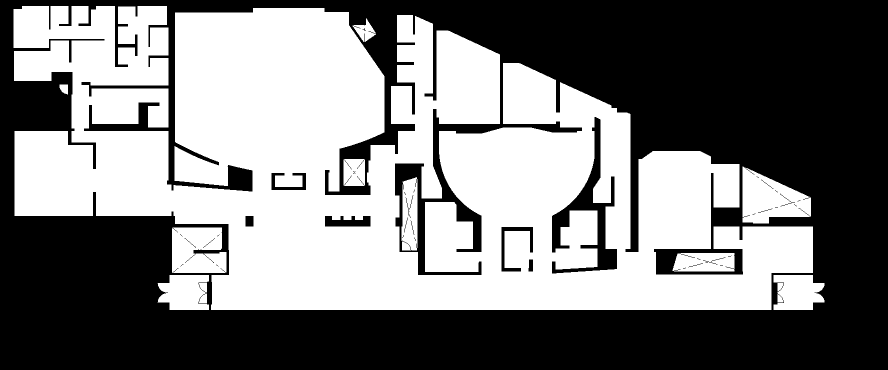
#> input picture BinaryMaps/MD_0_binary.png, 1776 x 740 px (shown at 1/2 size)
$ python Slam.py   (Python 2 division)   (older library calls are emulated)
#> lines starting #> are read from the running program, lines starting #| are printed output that depends on the picture; after the words box and inside, x2 and y2 are one past the last pixel; in counts of white or black regions, pixels touching at a corner belong together
### conv_to_bin_mat.py
from PIL import Image
import numpy as np
import os
import scipy.misc


class ConvBinMap:

	# [31 lines left out: function map_to_binary_image, not called in this run]


	@staticmethod
	def map_to_mat(map_image_path):
		""" Uses a black and white png image produced by map_to_binary_image() and converts it
			into a matrix of the same dimensions as the image (there is a one-to-one mapping
			of pixels to matrix elements).

			The white pixels (color value of 255) are converted into '0' in the new matrix.
			The black pixels (color value of 0) are converted into '1' in the new matrix.

			1 means obstacle cell
			0 means empty cell

			Takes a string as an argument (the name of the black and white image).
			Returns a numpy matrix of zeros and ones, indexed as: map_matrix[rows][cols]

		"""
#> called with map_image_path = 'BinaryMaps/MD_0_binary.png'
		map_matrix = scipy.misc.imread(map_image_path)
#> map_matrix is the input picture: shape (740, 1776); 48.9% white; 10 white regions, largest, box (x1, y1, x2, y2) and area: (27, 12, 1626, 620) 599666, (1485, 333, 1622, 447) 10078, (344, 455, 453, 546) 8934

		# map_matrix[map_matrix > 200] = 0 # no obstacle
		# map_matrix[map_matrix < 50] = 1 # obstacle

		for (x,y), value in np.ndenumerate(map_matrix):
			if map_matrix[x][y] == 255:
				map_matrix[x][y] = 0  # no obstacle
			elif map_matrix[x][y] == 0:
				map_matrix[x][y] = 1  # obstacle

		return map_matrix


# For testing with the terminal:
# [2 lines that do not run on import are left out]
	# ConvBinMap.map_to_mat('BinaryMaps/MD_0_binary.png')

### TrueMap.py
from conv_to_bin_mat import ConvBinMap

class TrueMap:

	def __init__(self, floorplan = "BinaryMaps/MD_MINI_binary.png", plan_scale = .04805):
		# Store true map. The map is indexed (0,0) in the top left with the form (y,x) (aka row, column)
		self.FLOORPLAN = floorplan
		self.TRUE_MAP = ConvBinMap.map_to_mat(floorplan) # returns np binary array of floorplan
		self.SCALE = plan_scale # meters per pixel

		# a list of tuples of legal positions
		self.LEGAL_POS = []
		rows,cols = self.TRUE_MAP.shape
#> rows = 740; cols = 1776
		for row in range(rows):
			for col in range(cols):
				if self.TRUE_MAP[row][col] != 1:
					self.LEGAL_POS.append((row,col))

		self.NUM_LEGAL_POS = len(self.LEGAL_POS)
#> self.NUM_LEGAL_POS = 642342

	def getFloorPlanFile(self):
		""" Returns the filepath to the floorplan
		"""
		return self.FLOORPLAN

	def getDimensions(self):
		""" Returns the dimensions of the map matrix in (row,col) format
		"""
		return self.TRUE_MAP.shape

	def getLegalPositions(self):
		""" Returns a list of tuples of rows and cols of all of the legal positions (elements in the
			matrix that are not equal to 1, where 1 indicates the presence of a wall or obstacle).
			e.g. self.LEGAL_POS = [(row1,col1), (row2,col2)]
		"""
		return self.LEGAL_POS

	def getTrueMap(self):
		return self.TRUE_MAP

	def getScale(self):
		return self.SCALE

	# [20 lines left out: function imposeMapLimits, not called in this run]

	def getOccupancyFraction(self):
		""" Returns the fraction of occupied (black, 1) pixels on the map
		"""
		total_pixels = self.TRUE_MAP.size
		num_legal = len(self.LEGAL_POS)
		num_occupied = total_pixels - num_legal

		return num_occupied / float(total_pixels)

### visualization.py
import matplotlib.pyplot as plt
import numpy as np

# for testing purposes
from conv_to_bin_mat import ConvBinMap
from TrueMap import TrueMap


class Visualization:
	""" Usage:
		intantiatate with Visualization()
			- can specify:
				- intiial robot coordinates using start_x and start_y
				- the floorplan image that is being used
				- the size of the robot representation
				- the size of the particle representations
				- the movement increments (1 if you want true movement, but 20 if you want faster movement)

		then use any of the functions other than 'display_plot' to specify the object/s to be drawn
		then use 'display_plot' to actually display the stuff


		Functions:
		'replot_particles' to plot particle dots

		'move_robot' to either move by keyboard command or when given a list of movements or a list of x,y coordinates

		'dart' is a function that just draws a line with specified start and stop coordinates and angle (for testing purposes)

		'display_plot' must be called after every 'replot_particles', 'move_robot', or 'dart', (or any sequential
			         combination of these) or else you wont see the updated locations

	"""


	def __init__(self, trueMap, start_x=500, start_y=200, floorplan=None, rob_size=60, part_size=6, move_incr=4):
		# Map variables ***************
		# can pass in a trueMap object or expliitly define the floorplan filepath for testing purposes
#> called with start_x = 170, start_y = 150, rob_size = 60, part_size = 6, move_incr = 4
		if floorplan is not None:
			self.FLOORPLAN = floorplan
			self.xmin = -100
			self.xmax = 1900
			self.ymin = -50
			self.ymax = 800
		else:
			self.FLOORPLAN = trueMap.getFloorPlanFile()  # the floorplan filepath
			# limits for the plot axes (in number of pixels)
			map_rows, map_cols = trueMap.getDimensions()
#> map_rows = 740; map_cols = 1776
			self.xmin = 0
			self.xmax = map_cols
#> self.xmax = 1776
			self.ymin = 0
			self.ymax = map_rows
#> self.ymax = 740

		self.IM = plt.imread(self.FLOORPLAN)  # image of the floorplan
		self.MAP_OBJ = trueMap


		# Robot variables ***************
		self.start_x = start_x  # robot's initial x coordinate
		self.start_y = start_y  # robot's initial y coordinate
		self.LAST_LOC = (start_x, start_y)  # the robot's last location (onto which the dots will be overlayed)
		self.INIT_INST = True  # whether this is the first usage of plot (important for the robot)
		self.RSIZE = rob_size  # diameter of the robot dot
		self.MOVINCR = move_incr  # the amount of pixels (matrix elements) that the robot will move
		self.MOVE_COMMS = []
		self.MOVE_COORD = []

		# Particle variables ***************
		self.PSIZE = part_size  # diameter of the particle dots
		self.PARTICLES = []  # a list of particle coordinates in (x,y) tuple form


		# Other ***************
		self.LINES = []  # a list of lists of tuples (endpoints of lines)


		print "Visualization engine initialized"


	def replot_particles(self, particlelist, numtoplot=100):
		""" Takes in a list of particle locations (one for each particle) and updates the self.PARTICLES variable:
			example: [(p1x, p1y), (p2x, p2y), (p3x, p3y)]

			Retains the locations of these particles, and updates the visual representation only when this
			function is called and given a new list of locations.

			numtoplot limits the amount of particles that are actually plotted (because plotting more particles
			makes transition time between states slower).  Default to the first 100 particles.  If there are
			fewer than numtoplot particles, then it plots all of them.
		"""
		# Overlay particles and the floorplan
		if len(particlelist) <= numtoplot:
			self.PARTICLES = particlelist
		else:
			for i in range(numtoplot):
				self.PARTICLES.append(particlelist[i])


	# [84 lines left out: functions move_robot, dart, not called in this run]


	def display_plot(self):
		""" Uses matplotlib to create a figure with the floorplan overlayed with the
			dots representing the robot and the particles.

			MUST BE CALLED AFTER EVERY CALL OF replot_particles OR move_robot.  Otherwise
			the plot will not show.

			Can be optimized to be more memory efficient, but for the time being it works.
		"""
		# must close all previous figures or else the function will eat up all the
		# computer's memory
		plt.close("all")

		# each iteration creates a new figure to give the illusion of movement
		plt.figure(figsize=(14,9))  # figsize specifies the window size (in inches)

		# the image of the floorplan onto which the dots will be overlayed
		im1 = plt.imshow(self.IM, cmap=plt.cm.gray, interpolation='nearest')

		axes = plt.gca()
		axes.set_xlim([self.xmin, self.xmax])
		axes.set_ylim([self.ymax, self.ymin])  # must be reversed in order to plot (0,0) on top left corner

		# Here's where the robot is actually plotted
		# put a blue dot, size self.RSIZE, but actually consists of only its coordinate (new_x, new_y):
		# scatter() takes values in [x][y] order (so the opposite of the numpy array ordering)
		if self.MOVE_COMMS:
			for command in self.MOVE_COMMS:
				self.move_robot(move_comm=command)
				rob_x, rob_y = self.LAST_LOC
				print "LAST_LOC: ", self.LAST_LOC
				plt.scatter(x=[rob_x], y=[rob_y], c='b', s=self.RSIZE)

			self.MOVE_COMMS = []
		elif self.MOVE_COORD:
			for coord in self.MOVE_COORD:
				self.move_robot(new_coord=coord)
				rob_x, rob_y = self.LAST_LOC
				print "LAST_LOC: ", self.LAST_LOC
				plt.scatter(x=[rob_x], y=[rob_y], c='b', s=self.RSIZE)

			self.MOVE_COORD = []
		else:
			rob_x, rob_y = self.LAST_LOC
			plt.scatter(x=[rob_x], y=[rob_y], c='b', s=self.RSIZE)

		# Here's where the particles are actually plotted
		# put a red dot, size self.PSIZE, but actually consists of only its coordinate (new_x, new_y):
		# scatter() takes values in x, y order (so the opposite of the numpy array ordering)
		if self.PARTICLES:
			for (py,px) in self.PARTICLES:
				plt.scatter(px, py, c='r', s=self.PSIZE)

			self.PARTICLES = []  # in order to make the visualization faster, it erases the particle list from memory
								 # (only plots every time replot_particles)

		# Here's where the lines are actually plotted
		# requires a list of lists of start points and end points
		if self.LINES:
			for points in self.LINES:
				(startx, starty), (endx, endy) = points
				plt.plot([startx, endx], [starty, endy], 'k-', c='g',lw=2)


		# must have block = False in order to allow for the script to continue and accept more
		# user commands
		plt.show(block=False)


	# [23 lines left out: function display_a_matrix, not called in this run]


# For testing with the terminal:
# [39 lines that do not run on import are left out]
		# [10 lines of commented-out code are left out]

### Sensor.py
# Class provides framework for simulating noisy distance sensor data. Stores an occupancy grid map as a basis for returning data
import numpy as np
import math
import random
from conv_to_bin_mat import ConvBinMap


class Sensor:

	def __init__(self, trueMap, sensor_noise = .4):
		# define sensor characteristics
#> called with sensor_noise = 0.4
		self.MAX_RANGE = 8 #meters
		self.APERTURE_ANGLE = 360 #degrees
		self.ANGULAR_RESOLUTION = 90 #degrees
		self.RANGE_RESOLUTION = trueMap.getScale() #range resolution need not be better than plan scale
		self.MAP_DIMS = trueMap.getDimensions()
#> self.MAP_DIMS = (740, 1776)
		self.MAP_OBJ = trueMap

		# determine at what specific angles the sensor will be detecting
		# theta is measured from a line coming out of the robot pointing directly right. Clockwise is positive, counterclockwise negative
		self.sensorAngles = np.linspace(-self.APERTURE_ANGLE/2, self.APERTURE_ANGLE/2, self.APERTURE_ANGLE/self.ANGULAR_RESOLUTION + 1)
		print self.sensorAngles
		for i in range(len(self.sensorAngles)):
			self.sensorAngles[i] = math.radians(self.sensorAngles[i])

		# # Store true map. The map is indexed (0,0) in the top left with the form (y,x) (aka row, column)
		# self.TRUE_MAP = ConvBinMap.map_to_mat(floorplan) #returns np binary array of floorplan
		# self.TRUE_MAP.getScale() = plan_scale # meters per pixel

		self.TRUE_MAP = trueMap.getTrueMap()
		self.MAP_SCALE = trueMap.getScale()

		self.NOISE_MODEL = sensor_noise # sensor noise is the standard deviation of a Gaussian noise model

		print "Sensor Initialized"


	# returns an np array (vector) of distances corresponding to each of the sensor angles. Returns MAX_RANGE or higher if no wall in range
	# [51 lines left out: functions getTrueDistances, getNoisyDistances, convertToRelativeCartesian, not called in this run]

	def getNoise(self):
		return self.NOISE_MODEL

	def getSensorAngles(self):
		return self.sensorAngles

### ParticleFilter.py
import numpy as np
import random
import copy
from numpy.random import choice
from numpy import ndarray
import math

class ParticleFilter:

	def __init__(self, trueMap, sensor, odometer, numParticles=1000):
		self.NUM_PARTICLES = numParticles
		self.TRUE_MAP = trueMap.getTrueMap()
		self.legalPositions = trueMap.getLegalPositions()
		self.NUM_LEGAL_POS = len(self.legalPositions)
		self.MOVEMENT_MODEL = odometer.getError()
		self.MAP_SCALE = trueMap.getScale()
		self.TRUE_SENSOR = sensor #for assigning weights to particles when wall locations are known
		self.SENSOR_NOISE = sensor.getNoise()
		self.MAP_DIMS = trueMap.getDimensions()
		self.MAP_OBJ = trueMap

		self.Particles = []  # characeristics of a particle: [position, ...]

		print "Particle filter initialized"


	# [34 lines left out: function initializeParticles, not called in this run]


	def initParticlesSpecific(self, locx, locy):
		""" Initializes a list of particles to a specific x, y location for use
		    in slam.

		    Each particle is a list of positions and other features,
		    and a particle's position is a list of the form [row,col] (or [y,x])

			Each particle position is a pixel location (equivalently, an element in the map matrix)

			If the number of legal positions is less than the default number of particles 'numParticles'
			then it redefines self.NUM_PARTICLES and distributes these uniformly only into legal positions
			(positions with no wall or obstacles)
		"""
#> called with locx = 170, locy = 150
		self.Particles = []

		if self.NUM_PARTICLES > self.NUM_LEGAL_POS:
			self.NUM_PARTICLES = self.NUM_LEGAL_POS

		# all particle locations will be the same
		i = 0
		while i < self.NUM_PARTICLES:
			self.Particles.append([[locy, locx]])
			i += 1


	# update particles according to motion model. Update after each robot movement.
	# Motion model consists of odometry reading probability distribution and legality of new position
	# [33 lines left out: functions moveParticles, weightParticles, not called in this run]


	def getParticleLocations(self):
		""" Only to be used by the visualizer class.
		    Returns a list of particle locations in (y,x) format

		    e.g. particleLocations = [(y1,x1), (y2,x2), (y3,x3)]
		"""
		particleLocations = []
		for particle in self.Particles:
			p_row, p_col = particle[0]
			particleLocations.append((p_row, p_col))  # appended in (y,x) format

		return particleLocations


	# [25 lines left out: functions gaussian, measurement_prob, not called in this run]

	def getNumParticles(self):
		return self.NUM_PARTICLES


	# [54 lines left out: functions getParticleStdDev, getParticleStdDevDirectional, getSupposedLocation, not called in this run]

### RobotMap.py
import numpy as np
import math

class RobotMap:

	def __init__(self, particleFilter, posteriorProb=0.5, start_x=170, start_y=150, dimensions=(270,240), plan_scale=.04805, sensor_noise = .5):
		# Dimension is of form (#rows, #umns)
#> called with posteriorProb = 0.511, start_x = 170, start_y = 150, dimensions = (270, 240), plan_scale = 0.0481, sensor_noise = 0.5
		self.LEARNING_RATE = .5 # weight to give new scan relative to old belief
#> self.LEARNING_RATE = 0.5
		self.MAP = np.full(dimensions, posteriorProb)
		self.SENSOR_NOISE = sensor_noise
		self.PLAN_SCALE = plan_scale
		self.part_filt = particleFilter
		self.X_MAX = dimensions[1]
		self.Y_MAX = dimensions[0]
		self.SENSOR_RANGE = 8;

	# [53 lines left out: functions updateMap, gaussian, getPixelsOnLine, not called in this run]

	def getMap(self):
		return self.MAP


### Odometry.py
# Framework for generating noisy odometry data and keeping track of actual robot position in the world.

import random
import math

class Odometry:

	def __init__(self, trueMap, start_x=500, start_y=200, error = .03):

		# actualPosition is stored as pixels! Not meters!
		self.actualPosition = [start_y, start_x];  # in row, col format
		self.ERROR = error # this is given as the standard deviation of Gaussian noise per meter
		self.TRUE_MAP = trueMap.getTrueMap()
		self.SCALE = trueMap.getScale()
		self.MAP_OBJ = trueMap

		print "Odometer Initialized"


	# Updates the actual pose based on a movement command and returns a pose delta based on noisy odometry data.
	# Delta should be a list of the values to add to the current pose [y, x]
	# Returns None if the move would put the robot through a wall.
	# [17 lines left out: function updatePosition, not called in this run]

	def getActualPosition(self):
		return self.actualPosition

	def getError(self):
		return self.ERROR

### Slam.py
from Odometry import Odometry
from ParticleFilter import ParticleFilter
from Sensor import Sensor
from TrueMap import TrueMap
from visualization import Visualization
import time
import math
from RobotMap import RobotMap


if __name__ == '__main__':

	# Initialize ***

	# coordinates in the middle of a room
	initx = 170
	inity = 150

	the_true_map = TrueMap(floorplan='BinaryMaps/MD_0_binary.png')

	# the_true_map = TrueMap()
	viz = Visualization(the_true_map, start_x=initx, start_y=inity)
	sensor = Sensor(the_true_map)
	odom = Odometry(the_true_map, start_x=initx, start_y=inity)
	part_filt = ParticleFilter(the_true_map, sensor, odom, numParticles=100)
	part_filt.initParticlesSpecific(initx, inity)

	the_robot_map = RobotMap(part_filt, posteriorProb=the_true_map.getOccupancyFraction())


	scale = 7  # number of pixels to move each time a movement is given
	# assuming a move command represents a 1 pixel move
	moveCommandDeltas = {'a':(0, -scale), 'w':(-scale, 0), 's':(scale, 0),'d':(0, scale), 'aw':(-scale, -scale), 'wa':(-scale,-scale),
						'wd':(-scale, scale) , 'dw':(-scale, scale) , 'sd':(scale,scale), 'ds':(scale,scale),
						'as':(scale, -scale), 'sa':(scale, -scale)}

	# Do some stuff ***
	viz.replot_particles(part_filt.getParticleLocations())
	viz.display_plot()
#> in display_plot, `plt.show(block=False)`:
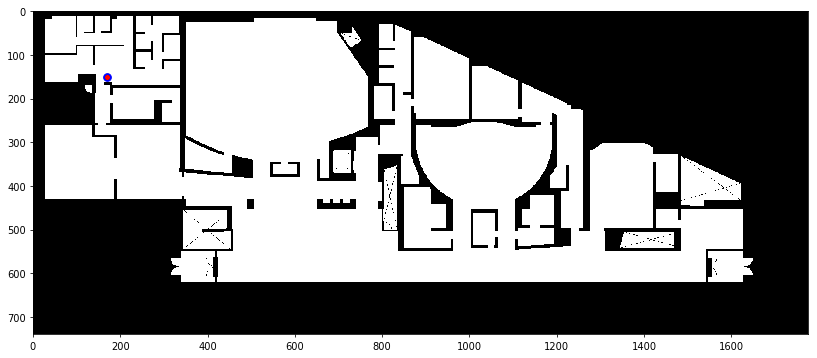
#> figure drawn by matplotlib, 1 panel

	step_count = 0

	while True:
#> (the run stopped early here; a loop or call above may not have finished)

$ run again, with MD_0_bw.png copied over BinaryMaps/MD_0_binary.png
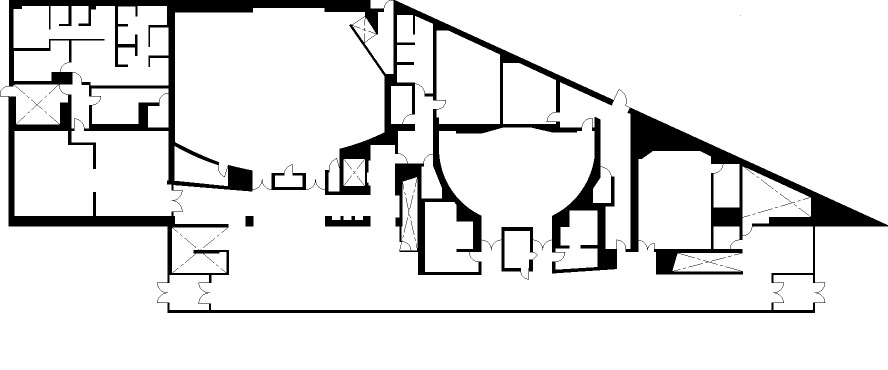
#> input picture MD_0_bw.png, 1776 x 740 px (shown at 1/2 size)
#> in map_to_mat, map_matrix is the input picture: shape (740, 1776); 89.2% white; 42 black regions (26 under 20 px), largest, box (x1, y1, x2, y2) and area: (0, 0, 1776, 626) 139729, (650, 432, 741, 453) 1519, (491, 432, 507, 453) 336
#> the loop in map_to_mat, `for (x,y), value in np.ndenumerate(map_matrix):` made 1314240 passes
#> value on passes 1 to 3: 255, 255, 255
#> after the loop in map_to_mat, `for (x,y), value in np.ndenumerate(map_matrix):`:
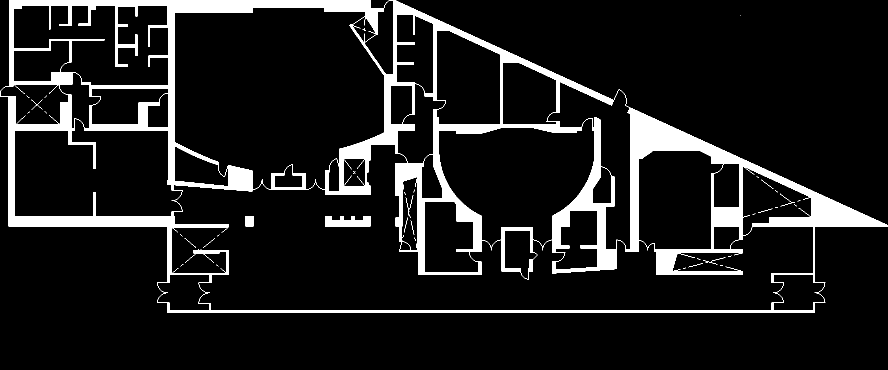
#> map_matrix: shape (740, 1776) (shown at 1/2 size); values 0 (black) and 1 (white), 10.8% white; 42 white regions (26 under 20 px), largest, box (x1, y1, x2, y2) and area: (0, 0, 1776, 626) 139729, (650, 432, 741, 453) 1519, (491, 432, 507, 453) 336
#> in display_plot, `plt.show(block=False)`:
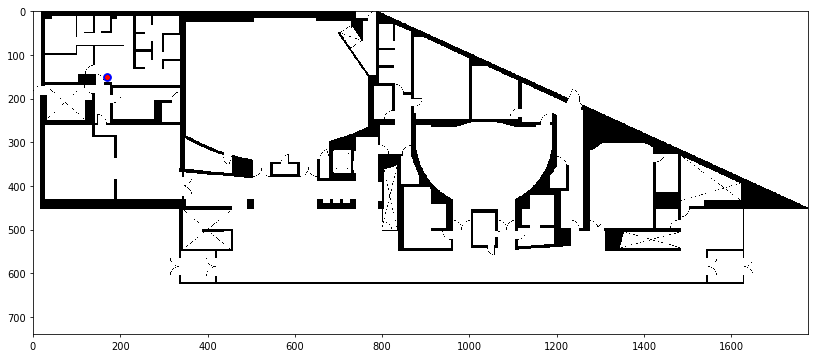
#> figure drawn by matplotlib, 1 panel
